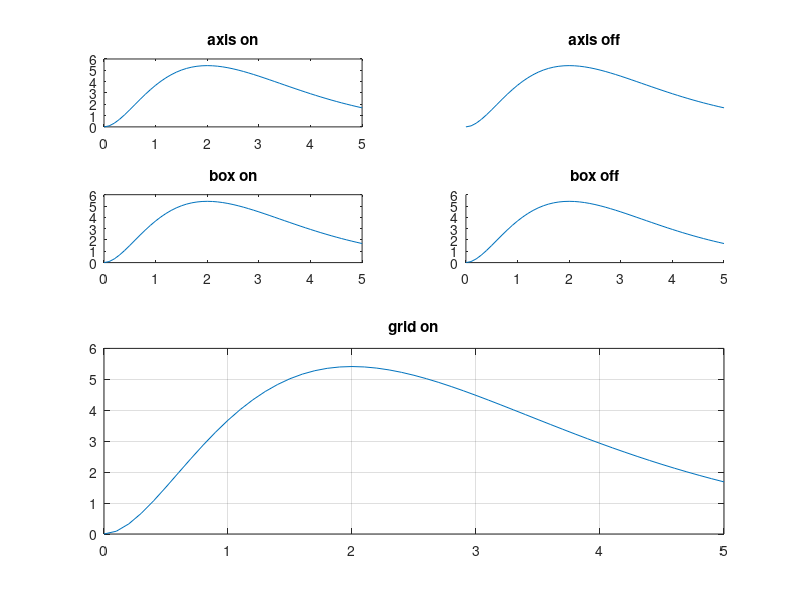

Recreate this plot in MATLAB.
x=0:0.1:5;
y=10*exp(-x).*x.^2;
figure;
subplot(4,2,1);plot(x,y);axis on;title('axis on')
subplot(4,2,2);plot(x,y);axis off;title('axis off')
subplot(4,2,3);plot(x,y);box on;title('box on')
subplot(4,2,4);plot(x,y);box off;title('box off')
subplot(2,1,2);plot(x,y);grid on;title('grid on')
